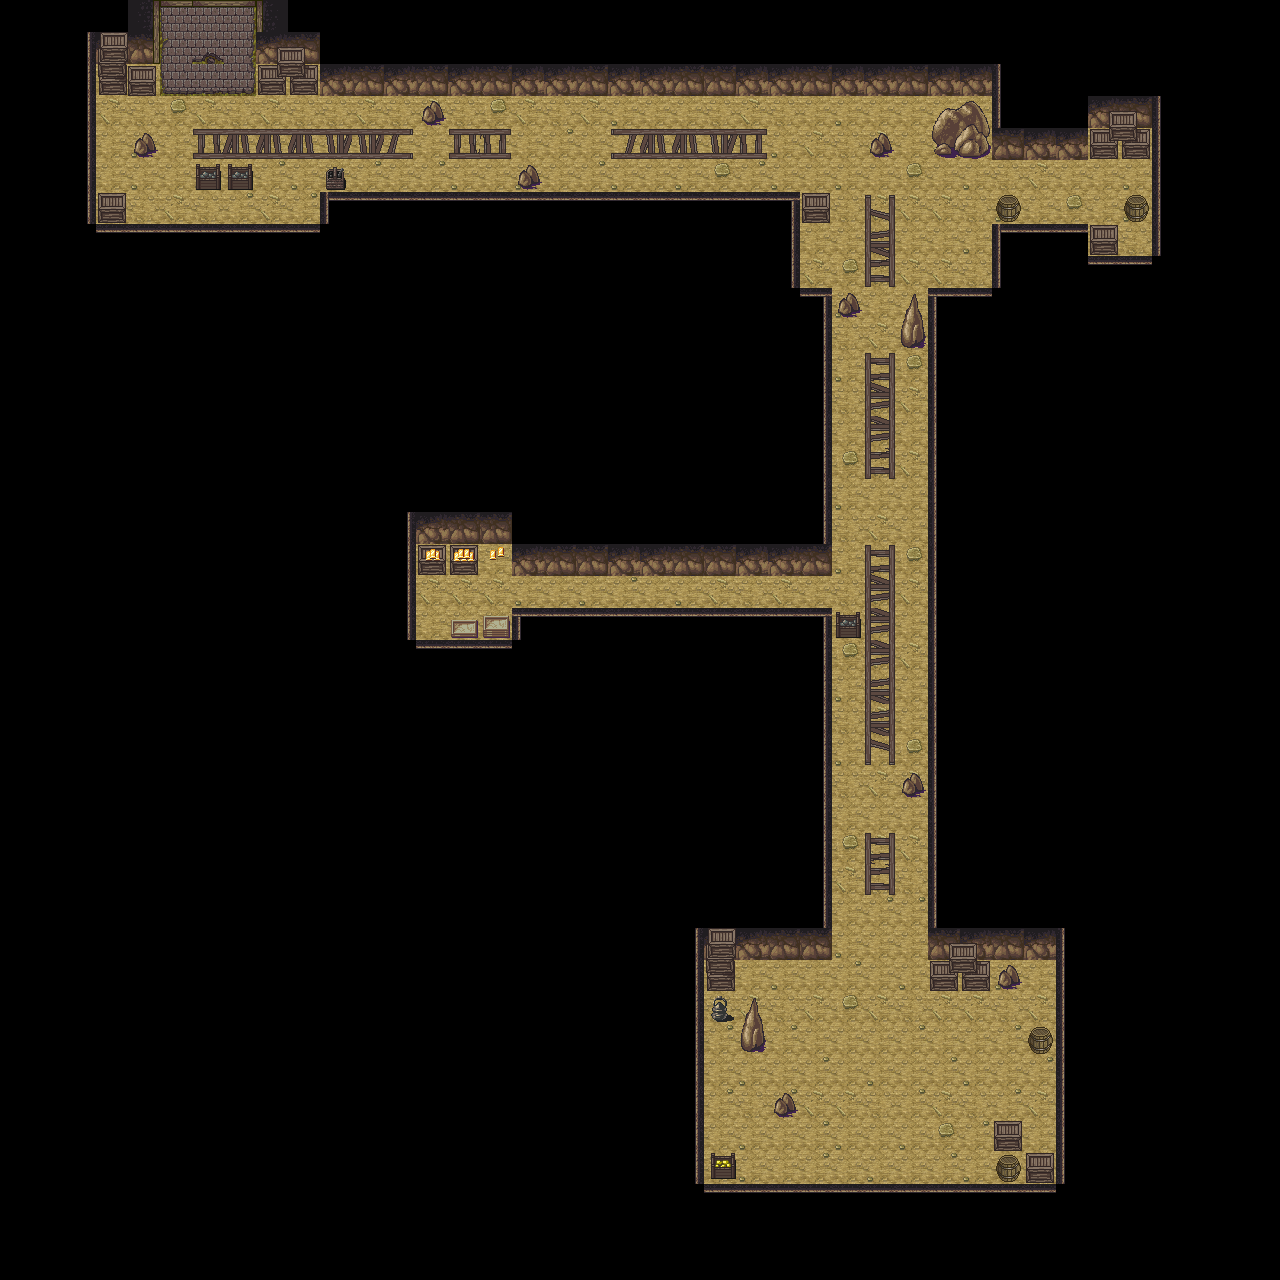

This is a level from a 2D game, rendered from its Tiled map with the project's own tilesets. A one-line summary and the map file follow, with tile-layer data summarised:
An orthogonal 40x40 tile map with 32x32 px tiles, 6 tile layers (Kachelebene 1, Kachelebene 2, Collision, Kachelebene 4, ...), 5 tilesets and 2 objects (spcade4, excade4).

<map version="1.0" orientation="orthogonal" renderorder="right-down" width="40" height="40" tilewidth="32" tileheight="32" nextobjectid="3">
 <tileset firstgid="1" name="225835_hyptosis_tile-art-batch-1" tilewidth="32" tileheight="32" tilecount="900" columns="30">
  <image source="../Downloads/hyptosis tiles/225835_hyptosis_tile-art-batch-1.png" width="960" height="960" />
 </tileset>
 <tileset firstgid="901" name="225836_hyptosis_til-art-batch-2" tilewidth="32" tileheight="32" tilecount="900" columns="30">
  <image source="../Downloads/hyptosis tiles/225836_hyptosis_til-art-batch-2.png" width="960" height="960" />
 </tileset>
 <tileset firstgid="1801" name="225837_hyptosis_tile-art-batch-3" tilewidth="32" tileheight="32" tilecount="900" columns="30">
  <image source="../Downloads/hyptosis tiles/225837_hyptosis_tile-art-batch-3.png" width="960" height="960" />
 </tileset>
 <tileset firstgid="2701" name="225837_hyptosis_tile-art-batch-3" tilewidth="32" tileheight="32" tilecount="900" columns="30">
  <image source="../Downloads/hyptosis tiles/225837_hyptosis_tile-art-batch-3.png" width="960" height="960" />
 </tileset>
 <tileset firstgid="3601" name="225838_hyptosis_tile-art-batch-4" tilewidth="32" tileheight="32" tilecount="900" columns="30">
  <image source="../Downloads/hyptosis tiles/225838_hyptosis_tile-art-batch-4.png" width="960" height="960" />
 </tileset>
 <layer name="Kachelebene 1" width="40" height="40">
  <data>[1600 cells, 295 non-empty, 12 distinct tile ids]</data>
 </layer>
 <layer name="Kachelebene 2" width="40" height="40">
  <data>[1600 cells, 63 non-empty, 13 distinct tile ids]</data>
 </layer>
 <layer name="Collision" width="40" height="40">
  <data>[1600 cells, 219 non-empty, 22 distinct tile ids]</data>
 </layer>
 <layer name="Kachelebene 4" width="40" height="40">
  <data>[1600 cells, 18 non-empty, 10 distinct tile ids]</data>
 </layer>
 <layer name="Kachelebene 5" width="40" height="40">
  <data>[1600 cells, 0 non-empty, 0 distinct tile ids]</data>
 </layer>
 <objectgroup name="Spawnpoints">
  <object id="1" name="spcade4" x="192" y="8" width="32" height="32" />
 </objectgroup>
 <objectgroup name="Exitpoints">
  <object id="2" name="excade4" x="128" y="-16" width="160" height="16" />
 </objectgroup>
 <layer name="Battle" width="40" height="40">
  <data>[1600 cells, 129 non-empty, 1 distinct tile ids]</data>
 </layer>
</map>
